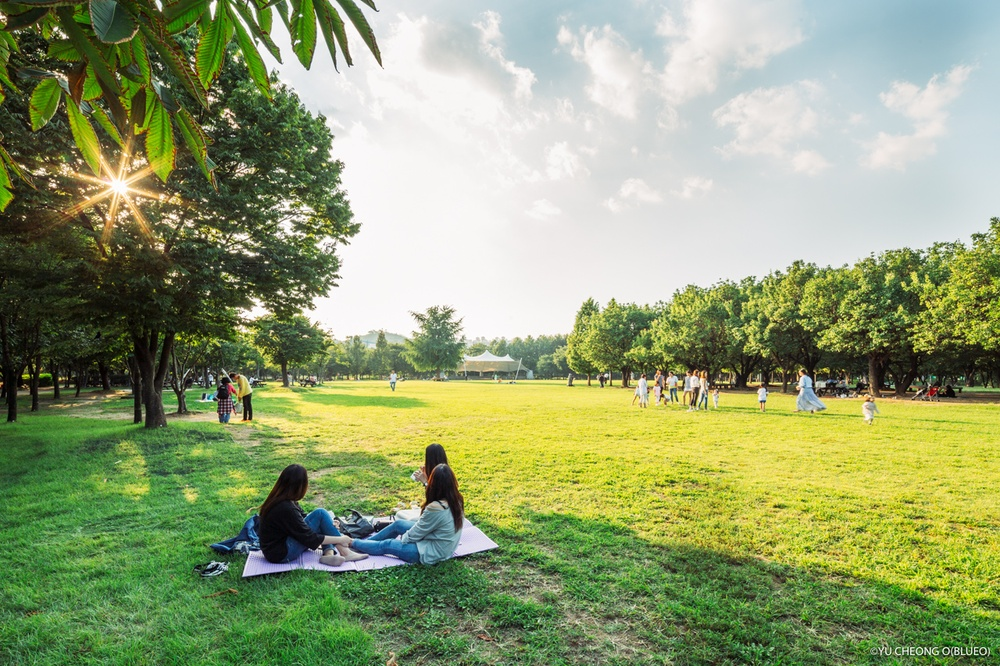
#> input picture 03.이미지응용/사진/공원.jpg, 1000 x 666 px, shrunk from 1280 x 853 before the run, given in place of bee.jpg, which was not available
$ jupyter execute 07_Image_Smoothing.ipynb   (text cells are left out)
#> lines starting #> are read from the running program, lines starting #| are printed output that depends on the picture; pictures that were not available may be replaced by others from this repository, and a replacement may not be noted
[cell 1]
import numpy as np
import cv2
from google.colab.patches import cv2_imshow
from google.colab import files
import matplotlib.pyplot as plt

[cell 2]
up = files.upload()
#> the answer given: 공원.jpg

[cell 3]
img = cv2.imread('bee.jpg')[:, :, ::-1]
img.shape
#> Out = (666, 1000, 3)

[cell 4]
# Low-pass filter
kernel = np.ones((5, 5), np.float32) / 25
kernel

[cell 5]
dst = cv2.filter2D(img, -1, kernel)
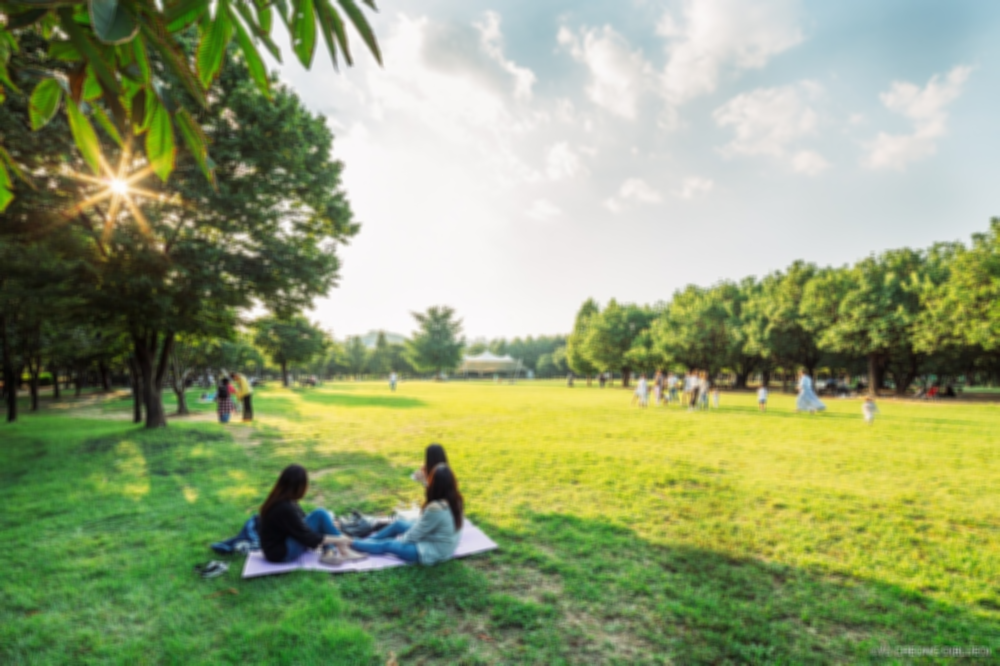
#> dst: shape (666, 1000, 3); mean R, G, B 145.4, 159, 113.3
plt.figure(figsize= (12, 5))
plt.subplot(121), plt.imshow(img), plt.title('Original')
plt.subplot(122), plt.imshow(dst), plt.title('After Low-pass filter')
plt.show()
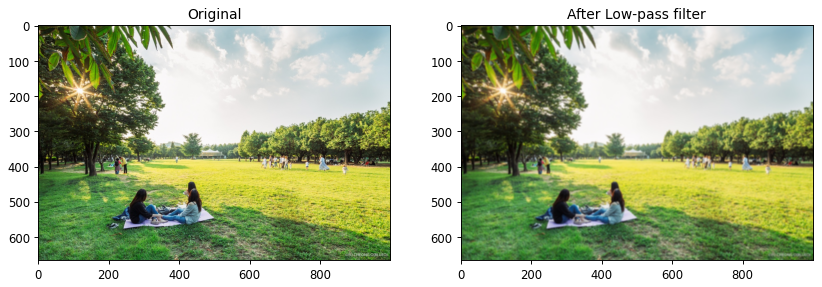
#> figure drawn by matplotlib, 2 panels

[cell 6]
kernel = np.ones((9, 9), np.float32) / 81
dst = cv2.filter2D(img, -1, kernel)
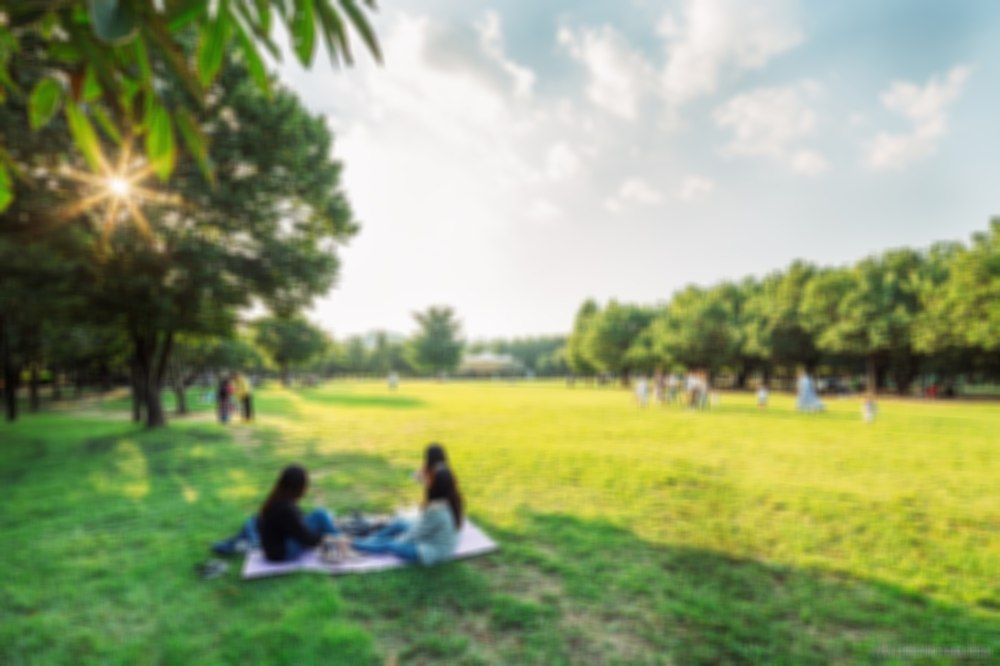
#> dst: shape (666, 1000, 3); mean R, G, B 145.4, 159, 113.3
plt.figure(figsize= (12, 5))
plt.subplot(121), plt.imshow(img), plt.title('Original')
plt.subplot(122), plt.imshow(dst), plt.title('After Low-pass filter')
plt.show()

[cell 7]
dst1 = cv2.blur(img, ksize = (7, 7))
plt.figure(figsize= (12, 5))
plt.subplot(121), plt.imshow(img), plt.title('Original')
plt.subplot(122), plt.imshow(dst1), plt.title('After blurring')
plt.show()

[cell 8]
dst2 = cv2.GaussianBlur(img, ksize = (5, 5), sigmaX = 0)
plt.figure(figsize= (12, 5))
plt.subplot(121), plt.imshow(img), plt.title('Original')
plt.subplot(122), plt.imshow(dst2), plt.title('After Gaussian blurring')
plt.show()

[cell 9]
dst3 = cv2.medianBlur(img, ksize = 9)
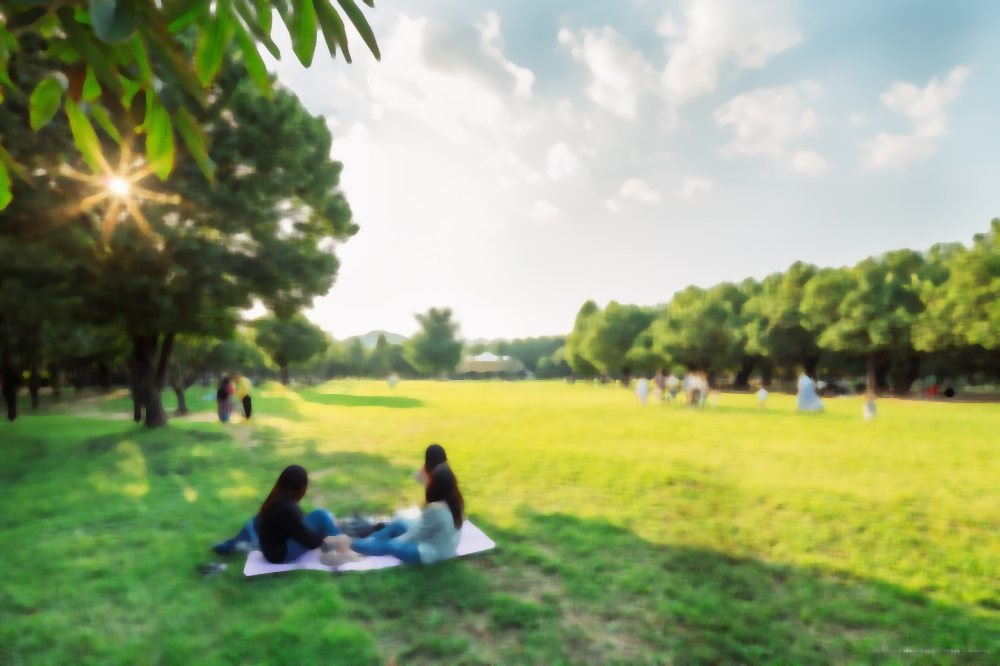
#> dst3: shape (666, 1000, 3); mean R, G, B 144.5, 158.7, 112.1
plt.figure(figsize= (12, 5))
plt.subplot(121), plt.imshow(img), plt.title('Original')
plt.subplot(122), plt.imshow(dst3), plt.title('After Median Blurring')
plt.show()

[cell 10]
dst4 = cv2.bilateralFilter(img, d=9, sigmaColor = 75, sigmaSpace = 75)
plt.figure(figsize= (12, 5))
plt.subplot(121), plt.imshow(img), plt.title('Original')
plt.subplot(122), plt.imshow(dst4), plt.title('After Bilateral blurring')
plt.show()

[cell 11]
images = [img, dst, dst1, dst2, dst3, dst4]
titles = ['Original', 'Low-Pass Filter(9x9)', 'Blur(7x7)',
          'Gaussian Blur(5x5)', 'Median Blur(9)', 'Bilateral(9)']

plt.figure(figsize=(18,9))
for i in range(6):
    plt.subplot(2, 3, i+1)
    plt.imshow(images[i])
    plt.title(titles[i])
    plt.axis('off')

plt.show()

$ run again, on 03.이미지응용/사진/동물원.jpg
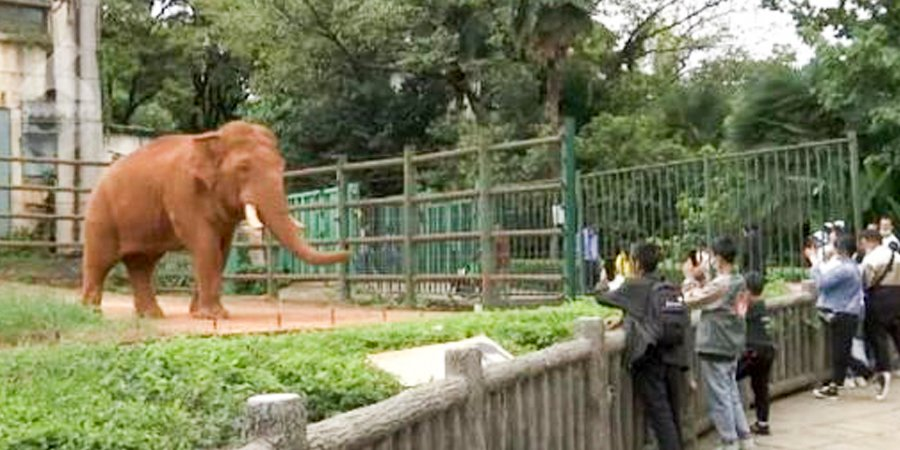
#> input picture 03.이미지응용/사진/동물원.jpg, 900 x 450 px, given in place of bee.jpg, which was not available
#> `plt.show()`:
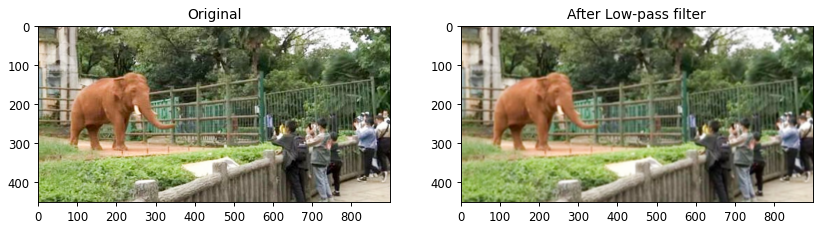
#> figure drawn by matplotlib, 2 panels
#> `dst = cv2.filter2D(img, -1, kernel)`:
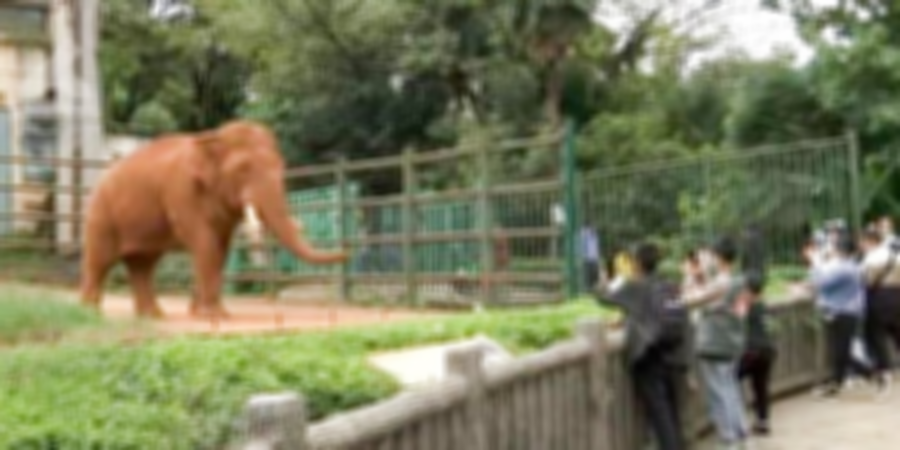
#> dst: shape (450, 900, 3); mean R, G, B 122.4, 123.5, 93.6
